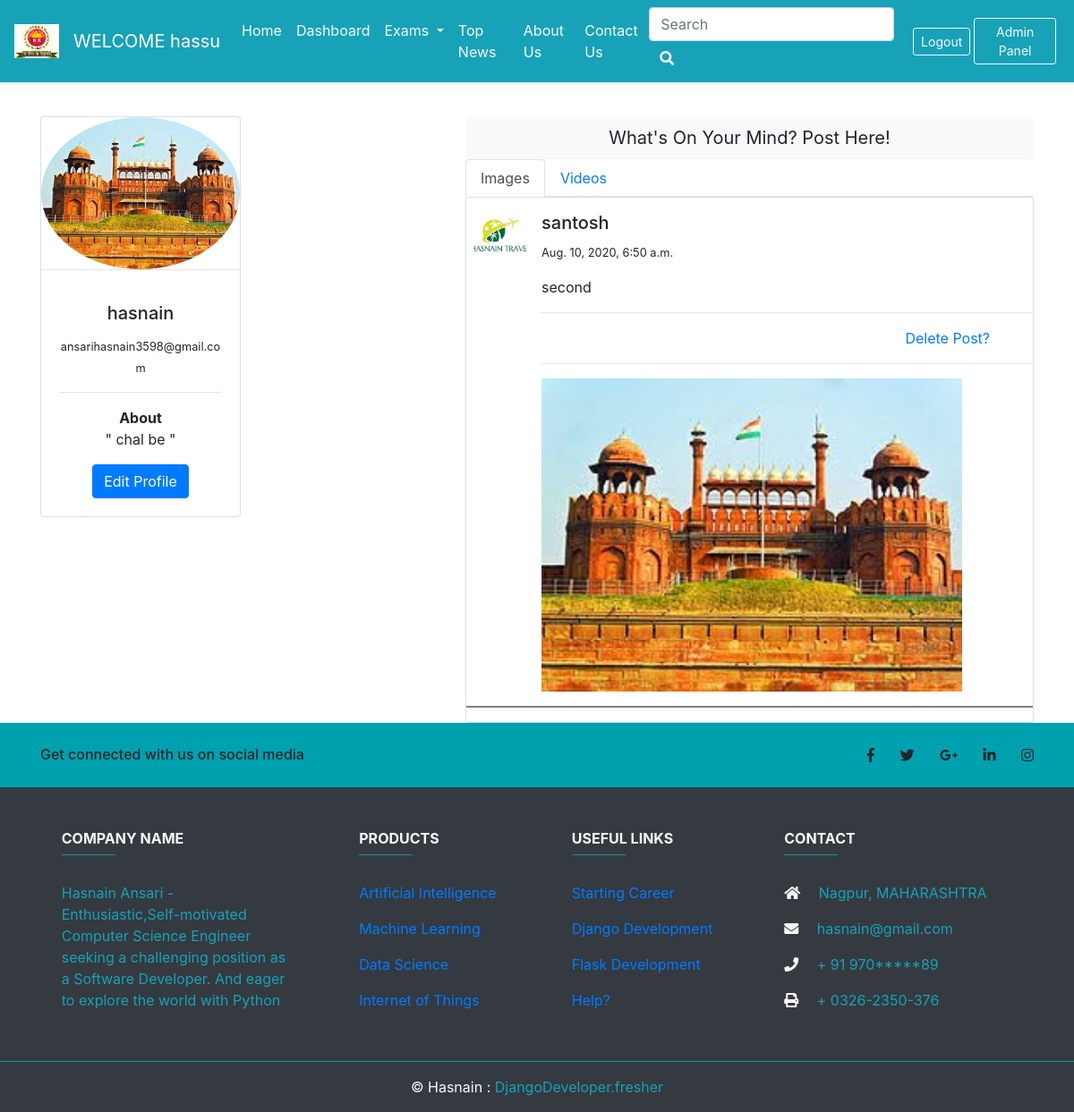
The page /dashboard (signed in) on the database its author committed.
### exam1/models.py (models this page shows, shortened)
class Userprofile(models.Model):
    profilepic = models.ImageField(default = 'static/images/hasntravel.jpg')
    about = models.TextField()

class Imagepost(models.Model):
    imagename = models.CharField(max_length = 222 )
    date = models.DateTimeField(default=datetime.now())
    caption = models.CharField(max_length = 2222 , default = None)
    image = models.ImageField( default = None, blank = True, null=True )

### exam1/views.py (the view)
# urls.py: path('dashboard', views.dashboard,name='dashboard'),
def dashboard(request):
    fetchuserdata = Userprofile.objects.all().last() #for getting last person or last data from database
    fetchimagepost = Imagepost.objects.all()[::-1]
    fetchvideopost = Videopost.objects.all()[::-1]
    return render(request , 'dashboard.html', {'fetchimage':fetchimagepost , 'fetchvideo': fetchvideopost , 'fetchuser':fetchuserdata})

### templates/dashboard.html (shortened to what this page needs)
{% extends 'base.html' %}
{% block content %}
{% if user.is_authenticated %}
<div class = "container  pt-5">
<div class="row">
  <div class="col-sm-5">
  <div class="card text-center" style="width: 14rem;">
  {% if fetchuser.profilepic == None %}
  <img src="static/images/hasntravel.jpg" class="rounded-circle" style="width: auto; height: 170px;" alt="Profile">
 {% else %}
  <img src="{{fetchuser.profilepic.url}}" class="rounded-circle" style="width: auto; height: 170px;" alt="Profile">
{% endif %}
  <hr class="hr mt-0" >
  <div class="card-body">
    <h5 class="card-title">{{user.username}} </h5>
    <small class="card-text">{{user.email}}</small>
    <hr>
    <p class="card-text"><b>About</b><br>" {{fetchuser.about}} "</p>
    <a href="editprofile" class="btn btn-primary">Edit Profile</a>
  </div>
</div>
  </div>
  <div class="col-sm-7 col-offset-md-2">
<a type="button" class="btn btn-light btn-lg btn-block" href="posts">What's On Your Mind? Post Here!</a>
      <ul class="nav nav-tabs" id="myTab" role="tablist">
  <li class="nav-item">
    <a class="nav-link active" id="home-tab" data-toggle="tab" href="#home" role="tab" aria-controls="home" aria-selected="true">Images</a>
  </li>
  <li class="nav-item">
    <a class="nav-link" id="profile-tab" data-toggle="tab" href="#profile" role="tab" aria-controls="profile" aria-selected="false">Videos</a>
  </li>
</ul>
<div class="tab-content" id="myTabContent">
  <div class="tab-pane fade show active" id="home" role="tabpanel" aria-labelledby="home-tab"><div class="card">
      {% for fetch1 in fetchimage %}
      {% if fetch1.image %}
      <div class="media mt-3">
      <img src="static/images/hasntravel.jpg" class="align-self-start mr-3 ml-2 mr-2" style="width: 60px; height: 60px;" alt="...">
      <div class="media-body">
      <div class="col-sm-13">
        <h5 class="mt-0">{{fetch1.imagename}}</h5>
        <p><small>{{fetch1.date}}</small></p>
        <p>{{fetch1.caption}}</p>
                <hr class="hr mt-3 mb-3">
            <a href="{% url 'delete' fetch1.id %}">
            <p class = "text-right mr-5">Delete Post?</p>
            </a>
          </div>
        <hr>
        {% if fetch1.image %}
    <img src="{{fetch1.image.url}}" class="img-fluid" style="width: auto; width: 470px; height: 350px;" alt="image">
      {% endif %}
      </div>
    </div>
        <hr style="height:2px;border-width:0;color:gray;background-color:gray" class="hr mt-3 mb-3">
      {% endif %}
    {% endfor %}
</div>
</div>
</div>
  </div>
  </div>
  </div>
  {% endif %}
{%endblock%}

### templates/base.html (shortened to what this page needs)
<!doctype html>
<html lang="en">
  <head>
    <link rel="stylesheet" href="https://stackpath.bootstrapcdn.com/bootstrap/4.5.0/css/bootstrap.min.css">
  </head>
  <body>
  <nav class="navbar navbar-expand-md navbar-dark fixed-top bg-info">
  <a class="navbar-brand" href="#">
    <img src="static/images/college.png" alt="logo" style="width:50px;">
  </a>
  <a class="navbar-brand" href="#">WELCOME  {{user.first_name}}</a>
  <div class="collapse navbar-collapse" id="navbarSupportedContent">
    <ul class="navbar-nav mr-auto">
      <li class="nav-item active">
        <a class="nav-link text-light" href="/">Home <span class="sr-only">(current)</span></a>
      </li>
      {% if user.is_authenticated %}
      <li class="nav-item">
        <a class="nav-link text-light" href="dashboard">Dashboard</a>
      </li>
      {% endif %}
 <li class="nav-item dropdown">
        <a class="nav-link dropdown-toggle text-light" href="#" id="navbarDropdownMenuLink" role="button" data-toggle="dropdown" aria-haspopup="true" aria-expanded="false">
          Exams
        </a>
      </li>
      <li class="nav-item">
        <a class="nav-link text-light" href="news">Top News</a>
      </li>
      <li class="nav-item">
        <a class="nav-link text-light" href="about">About Us</a>
      </li>
{% if user.is_authenticated %}
      <li class="nav-item">
        <a class="nav-link text-light" href="contact">Contact Us</a>
      </li>
{% endif %}
    </ul>
{% if user.is_authenticated %}
    <form class="form-inline my-2 my-lg-0" action = "/search" method == "post">
      <input class="form-control" name = "query" id = "query" type="search" placeholder="Search" aria-label="Search">
      <div class="input-group-append">
         <button type="button" class="btn mr-3 ml-0 text-white"><i class="fa fa-search"></i></button>
      </div>
    </form>
{% endif %}
 {% if user.is_authenticated %}
      <a class="btn btn-outline-light btn-sm my-2" href="logout" role="button">Logout</a>
    {% else %}
      <a class="btn btn-outline-light btn-sm my-2 mx-1" href="sign_up" role="button">Sign Up</a>
      <a class="btn btn-outline-light btn-sm my-2 mx-1" href="signin" role="button">Sign In</a>
    {% endif %}
      <a class="btn btn-outline-light btn-sm my-2 mx-1" href="admin" role="button">Admin Panel</a>
  </div>
</nav>
{% block content %}
  {%endblock%}
<link rel="stylesheet" href="https://use.fontawesome.com/releases/v5.7.0/css/all.css">
<footer class="page-footer font-small bg-dark">
  <div style="background-color: #00A1AF;">
    <div class="container">
      <div class="row py-4 d-flex align-items-center">
        <div class="col-md-6 col-lg-5 text-center text-md-left mb-4 mb-md-0">
          <h6 class="mb-0 ">Get connected with us on social media</h6>
        </div>
        <div class="col-md-6 col-lg-7 text-center text-md-right">
          <a class="fb-ic">
            <i class="fab fa-facebook-f white-text mr-4"> </i>
          </a>
          <a class="tw-ic">
            <i class="fab fa-twitter white-text mr-4"> </i>
          </a>
          <a class="gplus-ic">
            <i class="fab fa-google-plus-g white-text mr-4"> </i>
          </a>
          <a class="li-ic">
            <i class="fab fa-linkedin-in white-text mr-4"> </i>
          </a>
          <a class="ins-ic">
            <i class="fab fa-instagram white-text"> </i>
          </a>
        </div>
      </div>
    </div>
  </div>
  <div class="container text-center text-md-left mt-5">
    <div class="row mt-3">
      <div class="col-md-3 col-lg-4 col-xl-3 mx-auto mb-4">
        <h6 class="text-uppercase font-weight-bold text-light">Company name</h6>
        <hr class="bg-info accent-2 mb-4 mt-0 d-inline-block mx-auto" style="width: 60px;">
        <p class = "text text-info">Hasnain Ansari - Enthusiastic,Self-motivated Computer Science Engineer seeking a challenging position as a Software Developer. And eager to explore the world with Python</p>
      </div>
      <div class="col-md-2 col-lg-2 col-xl-2 mx-auto mb-4">
        <h6 class="text-uppercase font-weight-bold text-light">Products</h6>
        <hr class="bg-info accent-2 mb-4 mt-0 d-inline-block mx-auto" style="width: 60px;">
        <p>
          <a href="#!">Artificial Intelligence</a>
        </p>
        <p>
          <a href="#!">Machine Learning</a>
        </p>
        <p>
          <a href="#!">Data Science</a>
        </p>
        <p>
          <a href="#!">Internet of Things</a>
        </p>
      </div>
      <div class="col-md-3 col-lg-2 col-xl-2 mx-auto mb-4">
        <h6 class="text-uppercase font-weight-bold text-light">Useful links</h6>
        <hr class="bg-info accent-2 mb-4 mt-0 d-inline-block mx-auto" style="width: 60px;">
        <p>
          <a href="#!">Starting Career</a>
        </p>
        <p>
          <a href="#!">Django Development</a>
        </p>
        <p>
          <a href="#!">Flask Development</a>
        </p>
        <p>
          <a href="#!">Help?</a>
        </p>
      </div>
      <div class="col-md-4 col-lg-3 col-xl-3 mx-auto mb-md-0 mb-4">
        <h6 class="text-uppercase font-weight-bold text-light">Contact</h6>
        <hr class="bg-info accent-2 mb-4 mt-0 d-inline-block mx-auto" style="width: 60px;">
        <p class = "text text-info">
          <i class="fas fa-home mr-3 text-light"></i> Nagpur, MAHARASHTRA</p>
        <p class = "text text-info">
          <i class="fas fa-envelope mr-3 text-light"></i> hasnain@gmail.com</p>
        <p class = "text text-info">
          <i class="fas fa-phone mr-3 text-light"></i> + 91 970*****89</p>
        <p class = "text text-info">
          <i class="fas fa-print mr-3 text-light"></i> + 0326-2350-376</p>
      </div>
    </div>
  </div>
<hr class="hr mb-0 bg-info">
  <div class="footer-copyright text-center py-3 text-light">© Hasnain :
    <a class = "text-info" href="https://docs.djangoproject.com/en/3.1/"> DjangoDeveloper.fresher</a>
  </div>
</footer>
  </body>
</html>

### rows shown on the page
Userprofile: profilepic (picture), about "chal be"
Imagepost: imagename "santosh", date "Aug. 10, 2020, 6:50 a.m.", caption "second", image (picture)

### other values the page prints
{{ user.first_name }} "hassu"
{{ user.username }} "hasnain"
{{ user.email }} "ansarihasnain3598@gmail.com"
